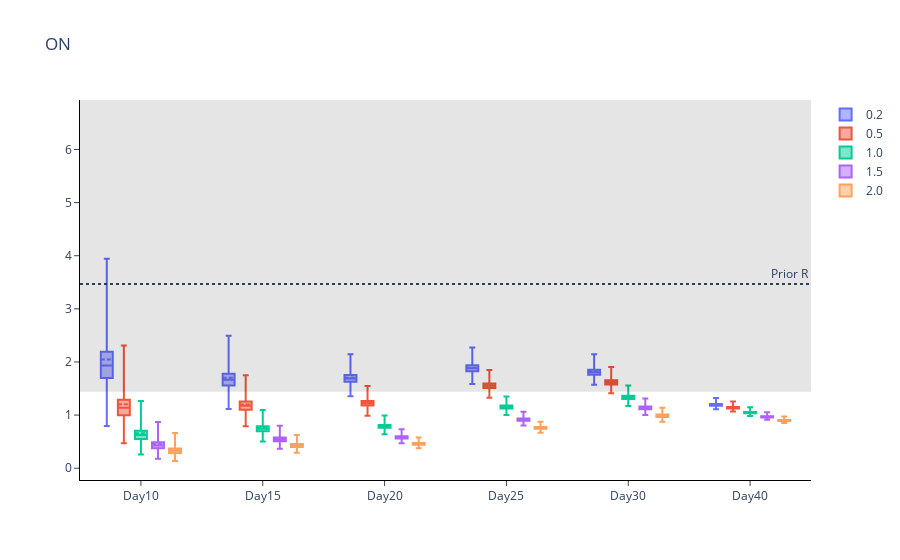

The code cell stored with this chart in its notebook:
### Code cell
# Create list of names for x-axis and traces
group_name = ['Day{}'.format(x) for x in chosen_times]

# Sort results
all_intervals_chosen.sort_values(by=['Epsilon','Time Points'], inplace=True)

# Plot (box plot for inference)
fig = go.Figure()

prior_dist = scipy.stats.gamma(a, scale=1/b)
median = prior_dist.median()
prior_dist_interval = prior_dist.interval(.5)

fig.add_hrect(y0=prior_dist_interval[0], y1=prior_dist_interval[1], line_width=0, fillcolor='black', opacity=0.1)
fig.add_hline(y=median, line_dash='dot',
              annotation_text='Prior R', fillcolor='black',
              annotation_position='top right')

n = len(group_name)
for i in range(len(epsilon_range)):
    fig.add_trace(
        go.Box(
            mean=all_intervals_chosen.loc[all_intervals_chosen['Central Probability']==0]['Mean'][i*n:(i+1)*n],
            median=all_intervals_chosen.loc[all_intervals_chosen['Central Probability']==0]['Lower bound CI'][i*n:(i+1)*n],
            q1=all_intervals_chosen.loc[all_intervals_chosen['Central Probability']==0.25]['Lower bound CI'][i*n:(i+1)*n],
            q3=all_intervals_chosen.loc[all_intervals_chosen['Central Probability']==0.25]['Upper bound CI'][i*n:(i+1)*n],
            upperfence=all_intervals_chosen.loc[all_intervals_chosen['Central Probability']==0.95]['Upper bound CI'][i*n:(i+1)*n],
            lowerfence=all_intervals_chosen.loc[all_intervals_chosen['Central Probability']==0.95]['Lower bound CI'][i*n:(i+1)*n],
            x=group_name,
            name=str(round(epsilon_range[i],1))
        )
    )
fig.update_layout(boxmode='group', title='ON', plot_bgcolor='white',
    xaxis=dict(linecolor='black'),
    yaxis=dict(linecolor='black'))

fig.update_xaxes(ticks='outside')
fig.update_yaxes(ticks='outside')

# fig.write_image('ON-inf-r.pdf')
fig.show()

### Figure 1 — Plotly figure (JSON) as saved in the notebook; plotly's stock layout.template omitted (floating-point values rounded to 4 significant figures)
{"data": [{"lowerfence": [0.7967, 1.116, 1.357, 1.585, 1.57, 1.112], "mean": [2.046, 1.701, 1.705, 1.893, 1.82, 1.197], "median": [1.932, 1.664, 1.688, 1.88, 1.806, 1.19], "name": "0.2", "q1": [1.696, 1.559, 1.627, 1.825, 1.761, 1.175], "q3": [2.191, 1.777, 1.753, 1.937, 1.855, 1.207], "type": "box", "upperfence": [3.942, 2.494, 2.147, 2.274, 2.145, 1.322], "x": ["Day10", "Day15", "Day20", "Day25", "Day30", "Day40"]}, {"lowerfence": [0.4698, 0.792, 0.9866, 1.327, 1.41, 1.066], "mean": [1.202, 1.201, 1.233, 1.561, 1.626, 1.144], "median": [1.137, 1.176, 1.222, 1.552, 1.615, 1.137], "name": "0.5", "q1": [0.9984, 1.102, 1.178, 1.511, 1.576, 1.124], "q3": [1.288, 1.254, 1.267, 1.595, 1.656, 1.152], "type": "box", "upperfence": [2.31, 1.749, 1.547, 1.85, 1.904, 1.257], "x": ["Day10", "Day15", "Day20", "Day25", "Day30", "Day40"]}, {"lowerfence": [0.2581, 0.501, 0.6381, 1.0, 1.171, 0.9841], "mean": [0.6591, 0.756, 0.7942, 1.156, 1.341, 1.05], "median": [0.6233, 0.741, 0.7867, 1.15, 1.332, 1.044], "name": "1.0", "q1": [0.5477, 0.6953, 0.7593, 1.123, 1.302, 1.033], "q3": [0.7062, 0.7899, 0.8155, 1.178, 1.364, 1.057], "type": "box", "upperfence": [1.264, 1.096, 0.9931, 1.349, 1.555, 1.146], "x": ["Day10", "Day15", "Day20", "Day25", "Day30", "Day40"]}, {"lowerfence": [0.1779, 0.3664, 0.4715, 0.8017, 1.001, 0.9135], "mean": [0.454, 0.5517, 0.5856, 0.9184, 1.14, 0.9699], "median": [0.4294, 0.541, 0.5801, 0.9136, 1.134, 0.9654], "name": "1.5", "q1": [0.3773, 0.5077, 0.5602, 0.8936, 1.109, 0.9556], "q3": [0.4865, 0.5764, 0.6012, 0.9345, 1.16, 0.9758], "type": "box", "upperfence": [0.8699, 0.7975, 0.7313, 1.062, 1.314, 1.053], "x": ["Day10", "Day15", "Day20", "Day25", "Day30", "Day40"]}, {"lowerfence": [0.1357, 0.2888, 0.3739, 0.6687, 0.8746, 0.8518], "mean": [0.3462, 0.4343, 0.4639, 0.7617, 0.992, 0.9015], "median": [0.3275, 0.426, 0.4595, 0.7578, 0.9867, 0.8976], "name": "2.0", "q1": [0.2878, 0.3999, 0.4438, 0.7419, 0.9657, 0.8891], "q3": [0.371, 0.4537, 0.4761, 0.7744, 1.009, 0.9067], "type": "box", "upperfence": [0.6632, 0.6269, 0.5787, 0.8765, 1.138, 0.9745], "x": ["Day10", "Day15", "Day20", "Day25", "Day30", "Day40"]}], "layout": {"annotations": [{"showarrow": false, "text": "Prior R", "x": 1, "xanchor": "right", "xref": "x domain", "y": 3.466, "yanchor": "bottom", "yref": "y"}], "boxmode": "group", "plot_bgcolor": "white", "shapes": [{"fillcolor": "black", "line": {"width": 0}, "opacity": 0.1, "type": "rect", "x0": 0, "x1": 1, "xref": "x domain", "y0": 1.438, "y1": 6.931, "yref": "y"}, {"fillcolor": "black", "line": {"dash": "dot"}, "type": "line", "x0": 0, "x1": 1, "xref": "x domain", "y0": 3.466, "y1": 3.466, "yref": "y"}], "title": {"text": "ON"}, "xaxis": {"linecolor": "black", "ticks": "outside"}, "yaxis": {"linecolor": "black", "ticks": "outside"}}}
